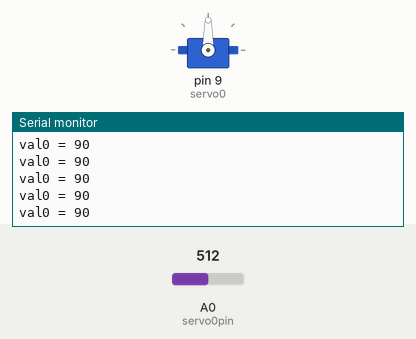
Simulated run of this sketch. Board: Arduino Uno, built with avr-gcc and run on an emulated ATmega328P. Parts: servo, the last lines printed to the serial monitor. Inputs (shaded band) come from the test bench; at power-on: A0 (servo0pin) = 512.

Above: at 1.2 s.
1.3 s: A0 (servo0pin) set to 61
At 2.1 s:
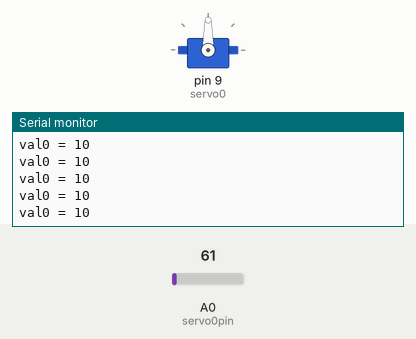
2.8 s: A0 (servo0pin) set to 52
At 3.5 s:
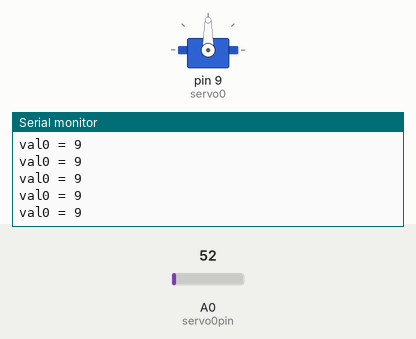
Timing chart, 0 to 5.8 s (numbered marks = the images above; inputs shaded):
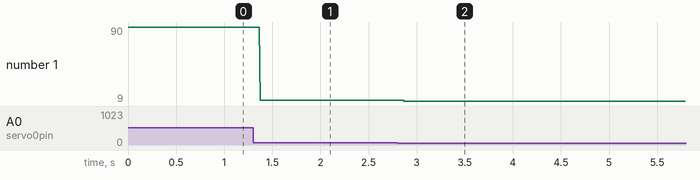

The sketch:

Vr_servo_1.ino
```cpp
#include <Servo.h>
Servo servo0;
int servo0pin = 0;
int val0;

unsigned long timer1 = millis();

int pre_vr0;

bool vr0_update = false;

void setup() {
  servosetup();
  Serial.begin(9600);
}

void loop() {
  tolerance_vr(1);
  servo0write(15);

}
void servosetup(){
  servo0.attach(9);
}

void tolerance_vr(int tolerance){

    val0 = analogRead(servo0pin);         // อ่านค่า Analog ขาA0 เก็บไว้ในตัวแปร Val
    val0 = map(val0, 0, 1023, 0, 180);  // แปลงค่า ระหว่าง 0-1023 เป็น 0-180
    Serial.print("val0 = ");
    Serial.println(val0);              // พิมพ์ค่าของตัวแปร val

    if ((val0  >  pre_vr0 + tolerance)
      || (val0 <  pre_vr0 - tolerance)) {
    vr0_update = true;
    pre_vr0 = val0;
  }


}

void servo0write(int delay_){
  if (vr0_update == true  && pre_vr0 <  100 && pre_vr0 >  80){
    if(millis() - timer1 >= delay_){
      servo0.write(val0);               // นำค่าที่แปลงค่ามาจากตัวต้านทานรับค่าได้ มาควบคุมการหมุน Servo
      timer1 = millis();
  }
  }
}
```

Measured:
- after the input at 1.3 s, the serial monitor: prints a new line after 0.07 s (image 1)
- after the input at 2.8 s, the serial monitor: prints a new line after 0.07 s (image 2)
- plotted number 1: 90 → 10 after the input at 1.3 s, 10 → 9 after the input at 2.8 s
